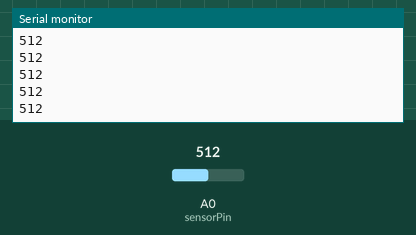
Bench run of a sketch on a simulated Arduino Uno, built with avr-gcc and run on an emulated ATmega328P. Parts: the last lines printed to the serial monitor. The inputs (shaded band) are chosen by the test bench; at power-on: A0 (sensorPin) = 512.

Above: at 1.2 s.
1.3 s: A0 (sensorPin) set to 716
At 1.31 s:
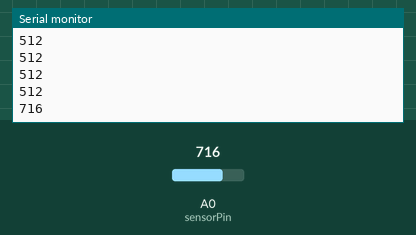
2.8 s: A0 (sensorPin) set to 900
At 2.81 s:
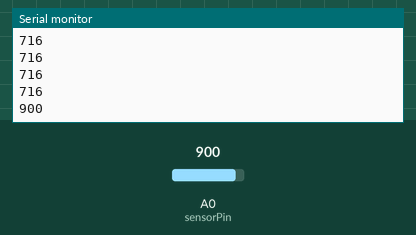
Timing chart, 0 to 5.8 s (numbered marks = the images above; inputs shaded):
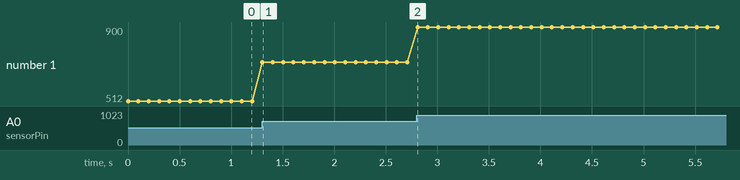

Measured:
- after the input at 1.3 s, the serial monitor: prints a new line at once (image 1)
- after the input at 2.8 s, the serial monitor: prints a new line at once (image 2)
- plotted number 1: 512 → 716 after the input at 1.3 s, 716 → 900 after the input at 2.8 s

The sketch:

snow_rain.ino
```cpp
#define sensorPin A0
void setup()
 {
  Serial.begin(9600);
}


void loop()
 {
  int sensorValue = analogRead(A0);

  Serial.println(sensorValue);
  delay(100);
}
```
